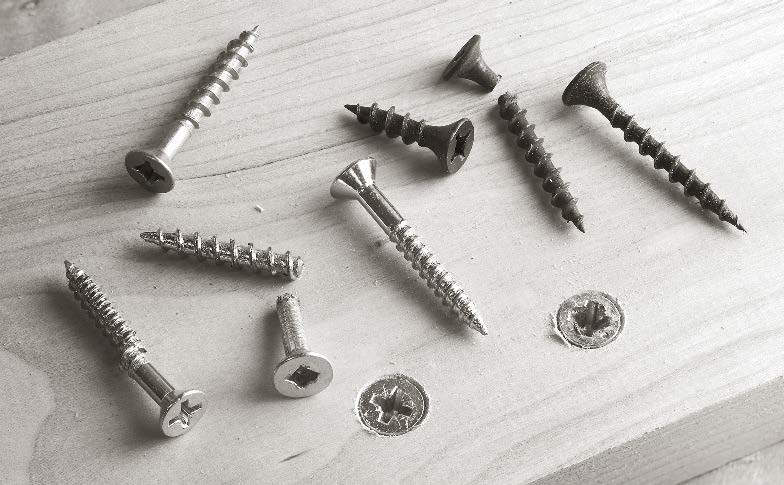
#> input picture Modulo4/img/tornillos_2.jpg, 784 x 485 px
$ jupyter execute tornillitos.ipynb   (older library calls are emulated)
#> lines starting #> are read from the running program, lines starting #| are printed output that depends on the picture; after the words box and inside, x2 and y2 are one past the last pixel; in counts of white or black regions, pixels touching at a corner belong together
[cell 1]
import cv2
import numpy as np

[cell 2]
imagen = cv2.imread("img/tornillos_2.jpg")
#> imagen is the input picture: shape (485, 784, 3); mean B, G, R 181.9, 186.5, 189.8
gris = cv2.cvtColor(imagen, cv2.COLOR_BGR2GRAY)

cv2.imshow("Imagen en gris", gris)
cv2.waitKey(0)

[cell 3]
alpha = 1.3   # contraste
beta = 20     # brillo

ajustada = cv2.convertScaleAbs(gris, alpha=alpha, beta=beta)
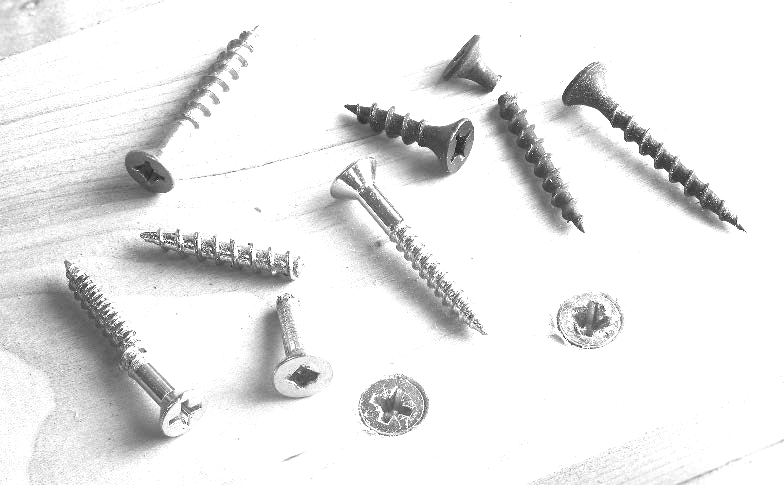
#> ajustada: shape (485, 784); min 21, max 255, mean 232.4

cv2.imshow("Brillo y Contraste", ajustada)
cv2.waitKey(0)

[cell 4]
gamma = 1.5
invGamma = 1.0 / gamma

tabla = np.array([(i/255.0)**invGamma * 255
                  for i in np.arange(0,256)]).astype("uint8")

gamma_img = cv2.LUT(ajustada, tabla)
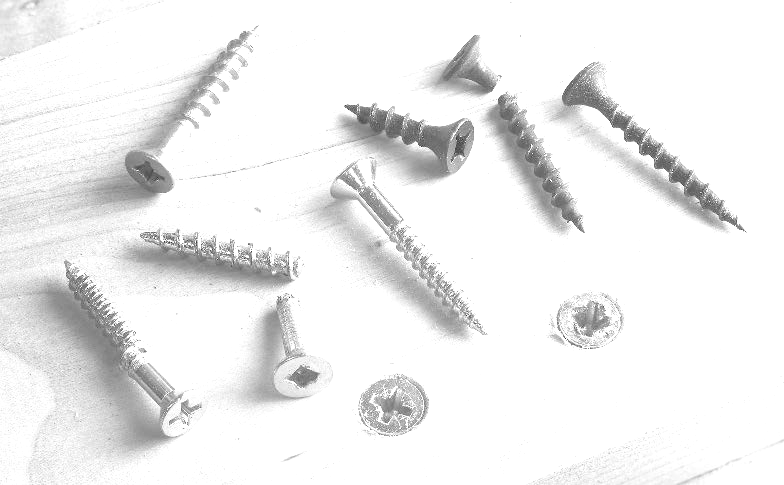
#> gamma_img: shape (485, 784); min 48, max 255, mean 238.2

cv2.imshow("Correccion Gamma", gamma_img)
cv2.waitKey(0)

[cell 5]
ecualizada = cv2.equalizeHist(gamma_img)
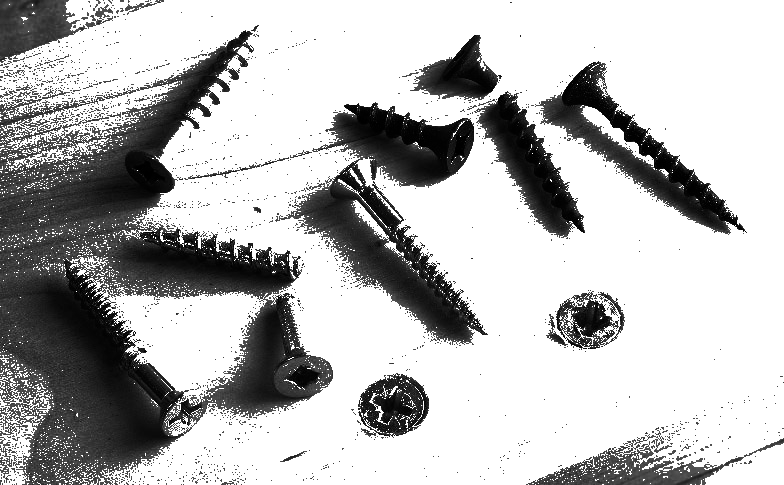
#> ecualizada: shape (485, 784); min 0, max 255, mean 185.2

cv2.imshow("Ecualizada", ecualizada)
cv2.waitKey(0)

[cell 6]
_, imagen_binaria = cv2.threshold(
    ecualizada,
    0,
    255,
    cv2.THRESH_BINARY_INV + cv2.THRESH_OTSU
)
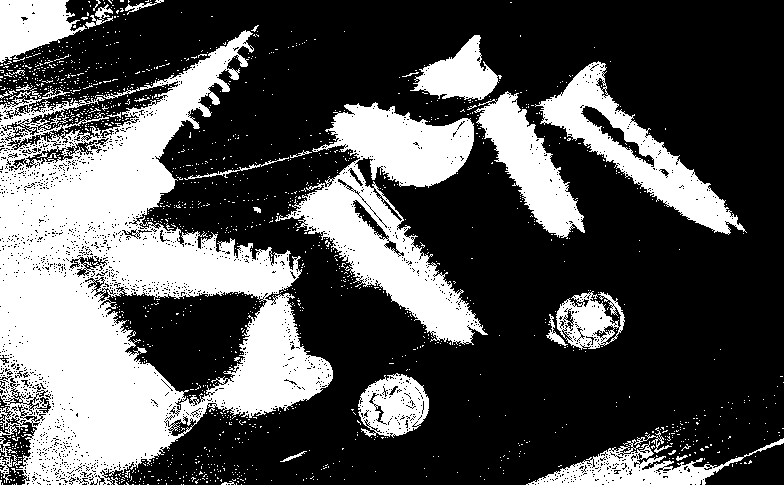
#> imagen_binaria: shape (485, 784); 32.8% white; 1489 white regions (1457 under 20 px), largest, box (x1, y1, x2, y2) and area: (0, 30, 333, 485) 69209, (275, 102, 488, 345) 19538, (535, 61, 747, 235) 9082

cv2.imshow("Imagen Binaria", imagen_binaria)
cv2.waitKey(0)

[cell 7]
kernel = np.ones((5,5), np.uint8)

apertura = cv2.morphologyEx(imagen_binaria, cv2.MORPH_OPEN, kernel, iterations=2)
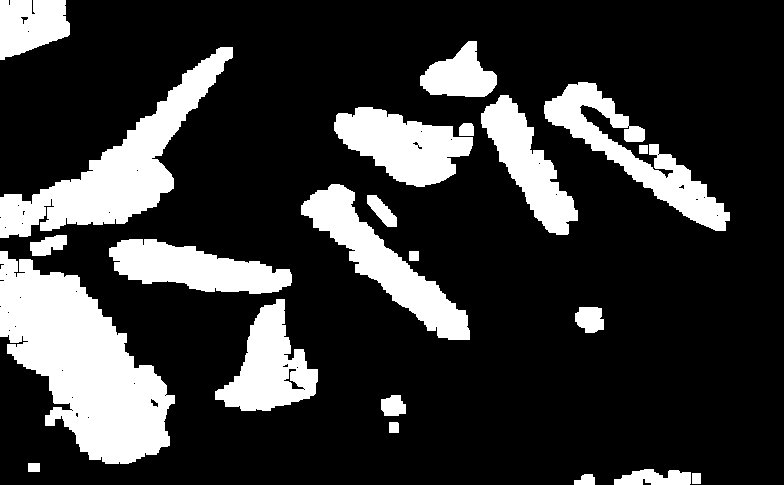
#> apertura: shape (485, 784); 21.3% white; 22 white regions, largest, box (x1, y1, x2, y2) and area: (0, 251, 175, 464) 19999, (0, 47, 233, 238) 12414, (301, 184, 470, 340) 7469
cierre = cv2.morphologyEx(apertura, cv2.MORPH_CLOSE, kernel, iterations=2)
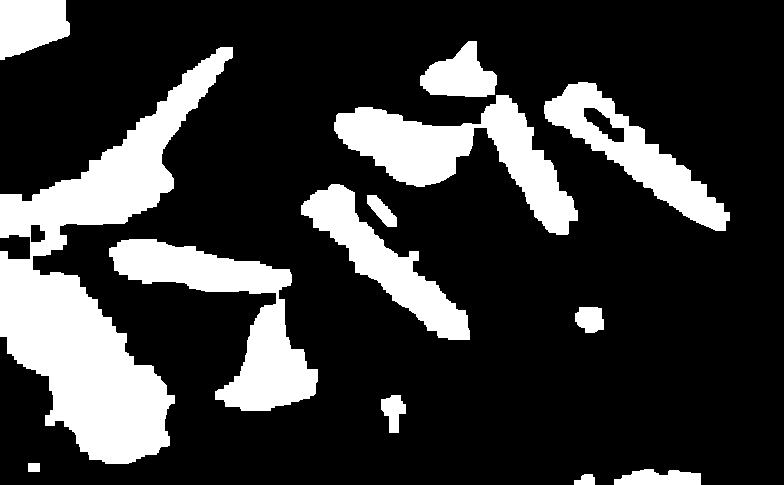
#> cierre: shape (485, 784); 21.8% white; 13 white regions, largest, box (x1, y1, x2, y2) and area: (0, 47, 233, 464) 33495, (334, 95, 578, 235) 12443, (109, 239, 318, 411) 12288

cv2.imshow("Imagen Morfologica", cierre)
cv2.waitKey(0)

[cell 8]
num_labels, labels, stats, centroids = cv2.connectedComponentsWithStats(
    cierre,
    8,
    ltype=cv2.CV_32S
)
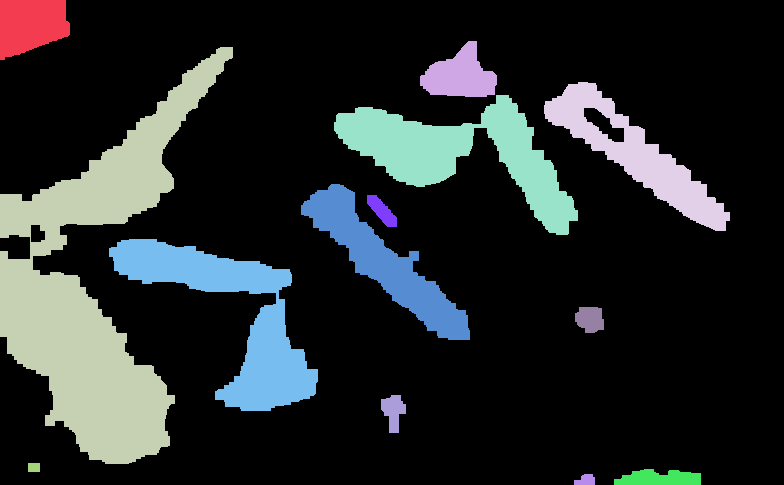
#> labels: shape (485, 784) int32; 14 distinct labels, from 0 to 13; one colour per label, 0 black
#> num_labels = 14; stats = 14 rows, first 6: [0, 0, 784, 485, 297504], [0, 0, 70, 60, 3282], [420, 41, 77, 56, 2665], [0, 47, 233, 417, 33495], [544, 82, 186, 149, 7841], [334, 95, 244, 140, 12443]; centroids = 14 rows, first 8: [424.5, 241.6], [30.48, 24.48], [459.6, 75.43], [94.39, 287.9], [635.3, 154.1], [459.7, 153.3], [384.5, 262.5], [381.6, 210.7]

print("Numero de etiquetas:", num_labels)
#| Numero de etiquetas: 14

[cell 9]
contador = 0

for i in range(1, num_labels):

    x = stats[i, cv2.CC_STAT_LEFT]
    y = stats[i, cv2.CC_STAT_TOP]
    w = stats[i, cv2.CC_STAT_WIDTH]
    h = stats[i, cv2.CC_STAT_HEIGHT]
    area = stats[i, cv2.CC_STAT_AREA]

    (cX, cY) = centroids[i]

    if area > 600:
        contador += 1

        cv2.rectangle(imagen, (x,y), (x+w,y+h), (0,255,0), 2)
        cv2.circle(imagen, (int(cX),int(cY)), 4, (0,0,255), -1)
#> this loop made 13 passes
#> (x, y, w, h, area, cX, cY) on passes 1 to 12: (0, 0, 70, 60, 3282, 30.48, 24.48), (420, 41, 77, 56, 2665, 459.6, 75.43), (0, 47, 233, 417, 33495, 94.39, 287.9), (544, 82, 186, 149, 7841, 635.3, 154.1), (334, 95, 244, 140, 12443, 459.7, 153.3), (301, 184, 169, 156, 7671, 384.5, 262.5), (367, 195, 30, 32, 483, 381.6, 210.7), (109, 239, 209, 172, 12288, 231.8, 317.2), (575, 307, 29, 26, 613, 589.6, 318.8), (381, 395, 25, 38, 593, 393, 410.9), (28, 463, 12, 9, 108, 33.5, 467), (614, 469, 87, 16, 1075, 659.2, 478)
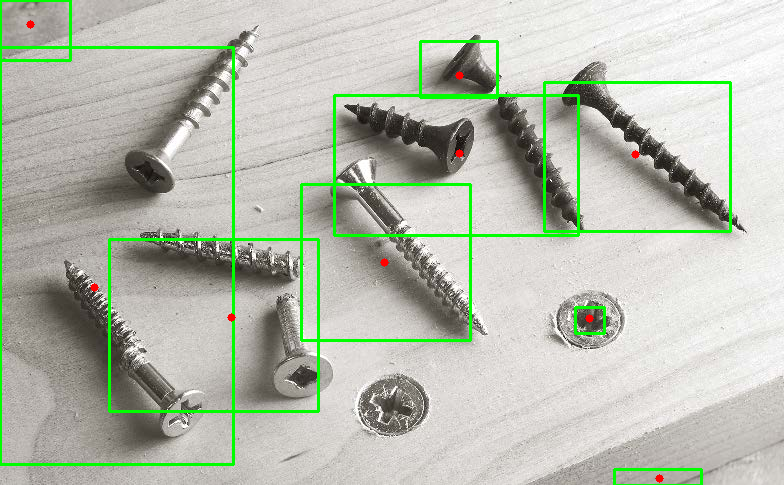
#> imagen: shape (485, 784, 3); 3.79% of pixels changed, all inside (x1, y1, x2, y2) = (0, 0, 732, 485)
#> after the loop, contador = 9

print("Numero de tornillos detectados:", contador)
#| Numero de tornillos detectados: 9

$ run again, with Modulo4/img/beagle.jpg copied over Modulo4/img/tornillos_2.jpg
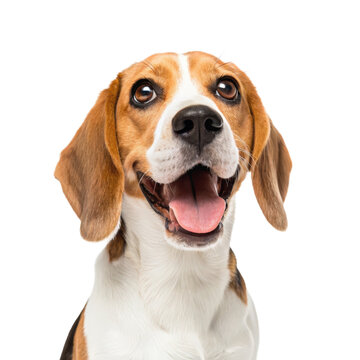
#> input picture Modulo4/img/beagle.jpg, 360 x 360 px
#> imagen is the input picture: shape (360, 360, 3); mean B, G, R 204.5, 214.1, 226.4
#> imagen_binaria: shape (360, 360); 21.2% white; 45 white regions (34 under 20 px), largest, box (x1, y1, x2, y2) and area: (55, 55, 292, 283) 25333, (60, 303, 87, 360) 779, (224, 247, 247, 305) 662
#> apertura: shape (360, 360); 18.5% white; 7 white regions, largest, box (x1, y1, x2, y2) and area: (56, 77, 241, 246) 16800, (206, 75, 291, 229) 5166, (104, 226, 129, 279) 916
#> cierre: shape (360, 360); 19.3% white; 3 white regions, box (x1, y1, x2, y2) and area: (56, 67, 291, 279) 23982, (61, 322, 87, 360) 562, (227, 270, 246, 299) 421
#> `num_labels, labels, stats, centroids = cv2.connectedComponentsWithStat..`:
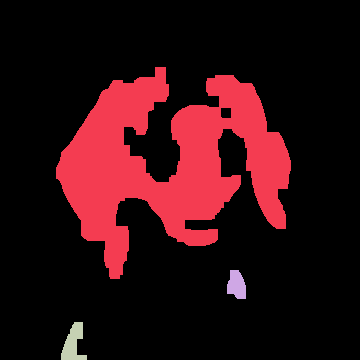
#> labels: shape (360, 360) int32; 4 distinct labels, from 0 to 3; one colour per label, 0 black
#> num_labels = 4; stats = [[0, 0, 360, 360, 104635], [56, 67, 235, 212, 23982], [227, 270, 19, 29, 421], [61, 322, 26, 38, 562]]; centroids = [[182.3, 182], [168.6, 162.7], [236.3, 284.7], [72.96, 343.1]]
#| Numero de etiquetas: 4
#> the loop `for i in range(1, num_labels): ` made 3 passes
#> (x, y, w, h, area, cX, cY) on passes 1 to 3: (56, 67, 235, 212, 23982, 168.6, 162.7), (227, 270, 19, 29, 421, 236.3, 284.7), (61, 322, 26, 38, 562, 72.96, 343.1)
#> after the loop `for i in range(1, num_labels):`:
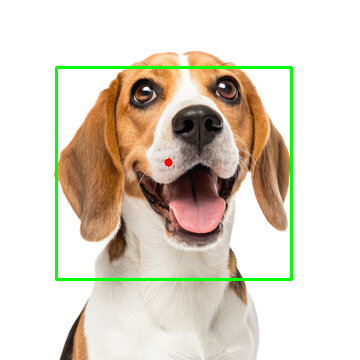
#> imagen: shape (360, 360, 3); 2.1% of pixels changed, all inside (x1, y1, x2, y2) = (55, 66, 293, 281)
#> after the loop `for i in range(1, num_labels):`: contador = 1
#| Numero de tornillos detectados: 1
